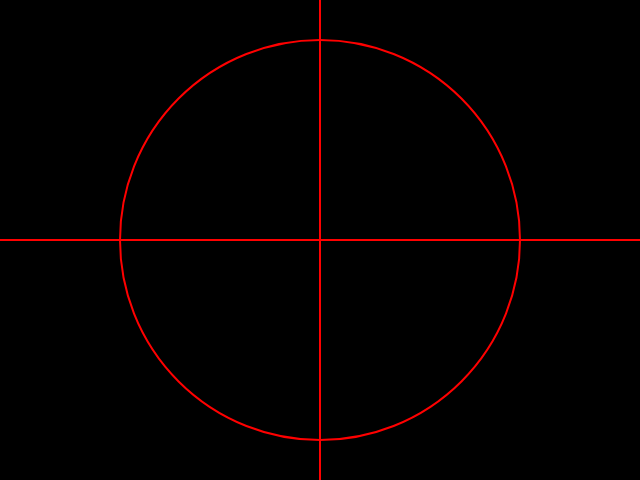
Frame 1 (no input)
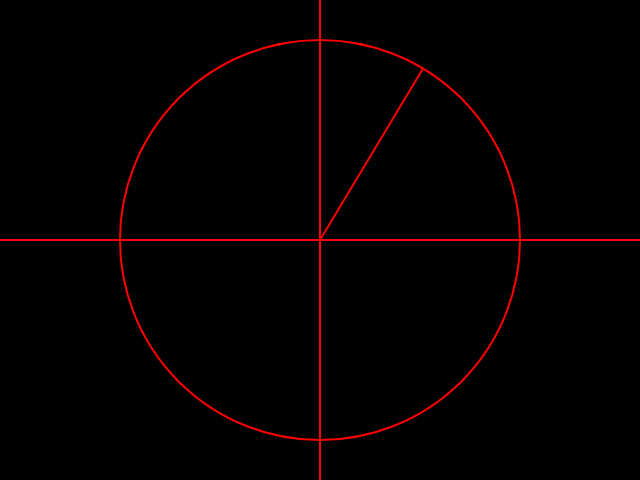
Frame 60 (no input)
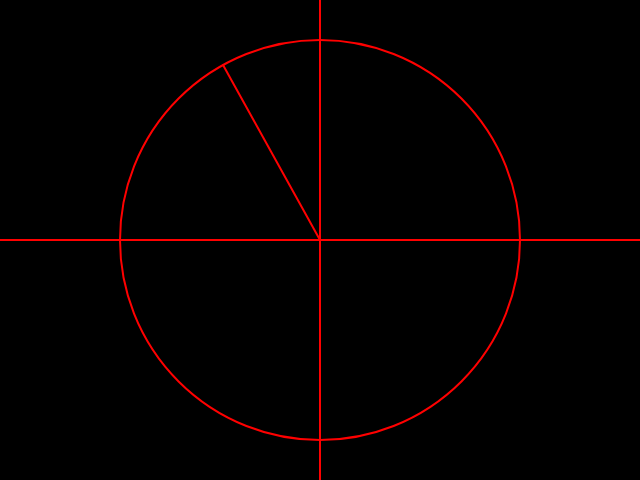
Frame 120 (the mouse pressed at the canvas centre since frame 60)

The p5.js sketch that drew these frames (run headless with seeded random() and noise() and a simulated clock; from frame 60 on, the mouse is pressed at the canvas centre):

// p5.js sketch
// ── sketch.js
let angle, speed;
let canvasWidth = 640;
let canvasHeight = 480;
let radius = 200;
// let speed = 1;
// let angle = 0;
function setup() {
  // put setup code here
  createCanvas(canvasWidth, canvasHeight);
  angle = 0.0;
  speed = 1;
  angleMode(DEGREES);
}

function draw() {
  // put drawing code here
  // background(0);
  // rectMode(CENTER);
  // let col = map(sin(angle),-1,1,0,255);
  // fill(col,100,127);
  // let he = map(cos(angle), -1, 1, 50, height*0.4);
  // rect(width / 2, height / 2, 30, he);
  // angle += speed;
  background(0);
  noFill();
  strokeWeight(4);
  stroke('red');
  ellipseMode(CENTER);
  strokeWeight(2);
  line(0,canvasHeight/2, canvasWidth, canvasHeight/2);
  line(canvasWidth/2, 0, canvasWidth/2,canvasHeight);
  ellipse(canvasWidth / 2, canvasHeight / 2, radius*2);
  let arrowX = canvasWidth/2 + cos(angle)*radius;
  let arrowY = canvasHeight/2 - sin(angle) * radius;
  line(canvasWidth/2, canvasHeight/2, arrowX, arrowY);

  angle += speed;
  angle %= 360;
}
